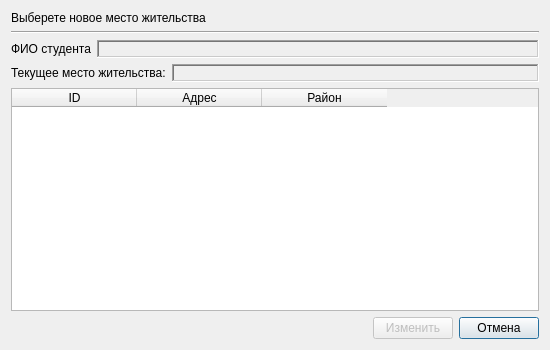
<?xml version="1.0" encoding="UTF-8"?>
<ui version="4.0">
 <class>edit_ship_loc_dialog</class>
 <widget class="QDialog" name="edit_ship_loc_dialog">
  <property name="windowModality">
   <enum>Qt::NonModal</enum>
  </property>
  <property name="geometry">
   <rect>
    <x>0</x>
    <y>0</y>
    <width>550</width>
    <height>350</height>
   </rect>
  </property>
  <property name="minimumSize">
   <size>
    <width>550</width>
    <height>350</height>
   </size>
  </property>
  <property name="maximumSize">
   <size>
    <width>550</width>
    <height>350</height>
   </size>
  </property>
  <property name="windowTitle">
   <string>Изменение место жительства студента</string>
  </property>
  <layout class="QGridLayout" name="gridLayout">
   <item row="3" column="0" colspan="3">
    <layout class="QGridLayout" name="gridLayout_2">
     <item row="1" column="0">
      <widget class="QLabel" name="label">
       <property name="sizePolicy">
        <sizepolicy hsizetype="Fixed" vsizetype="Preferred">
         <horstretch>0</horstretch>
         <verstretch>0</verstretch>
        </sizepolicy>
       </property>
       <property name="text">
        <string>Текущее место жительства:</string>
       </property>
      </widget>
     </item>
     <item row="1" column="1">
      <widget class="QLabel" name="current_loc">
       <property name="frameShape">
        <enum>QFrame::WinPanel</enum>
       </property>
       <property name="frameShadow">
        <enum>QFrame::Sunken</enum>
       </property>
       <property name="text">
        <string/>
       </property>
      </widget>
     </item>
    </layout>
   </item>
   <item row="4" column="0" colspan="3">
    <widget class="QTableWidget" name="table">
     <property name="editTriggers">
      <set>QAbstractItemView::NoEditTriggers</set>
     </property>
     <property name="selectionMode">
      <enum>QAbstractItemView::SingleSelection</enum>
     </property>
     <property name="selectionBehavior">
      <enum>QAbstractItemView::SelectRows</enum>
     </property>
     <attribute name="horizontalHeaderDefaultSectionSize">
      <number>125</number>
     </attribute>
     <column>
      <property name="text">
       <string>ID</string>
      </property>
     </column>
     <column>
      <property name="text">
       <string>Адрес</string>
      </property>
     </column>
     <column>
      <property name="text">
       <string>Район</string>
      </property>
     </column>
    </widget>
   </item>
   <item row="0" column="0" colspan="3">
    <widget class="QLabel" name="label_dialog_inpoject">
     <property name="text">
      <string>Выберете новое место жительства</string>
     </property>
    </widget>
   </item>
   <item row="5" column="2">
    <widget class="QPushButton" name="cancel_button">
     <property name="sizePolicy">
      <sizepolicy hsizetype="Minimum" vsizetype="Fixed">
       <horstretch>0</horstretch>
       <verstretch>0</verstretch>
      </sizepolicy>
     </property>
     <property name="text">
      <string>Отмена</string>
     </property>
    </widget>
   </item>
   <item row="5" column="0">
    <spacer name="horizontalSpacer">
     <property name="orientation">
      <enum>Qt::Horizontal</enum>
     </property>
     <property name="sizeHint" stdset="0">
      <size>
       <width>40</width>
       <height>20</height>
      </size>
     </property>
    </spacer>
   </item>
   <item row="5" column="1">
    <widget class="QPushButton" name="add_button">
     <property name="enabled">
      <bool>false</bool>
     </property>
     <property name="text">
      <string>Изменить</string>
     </property>
    </widget>
   </item>
   <item row="1" column="0" colspan="3">
    <widget class="Line" name="line">
     <property name="orientation">
      <enum>Qt::Horizontal</enum>
     </property>
    </widget>
   </item>
   <item row="2" column="0" colspan="3">
    <layout class="QGridLayout" name="gridLayout_4">
     <item row="1" column="0">
      <widget class="QLabel" name="label_2">
       <property name="sizePolicy">
        <sizepolicy hsizetype="Fixed" vsizetype="Preferred">
         <horstretch>0</horstretch>
         <verstretch>0</verstretch>
        </sizepolicy>
       </property>
       <property name="text">
        <string>ФИО студента</string>
       </property>
      </widget>
     </item>
     <item row="1" column="1">
      <widget class="QLabel" name="current_ship">
       <property name="frameShape">
        <enum>QFrame::WinPanel</enum>
       </property>
       <property name="frameShadow">
        <enum>QFrame::Sunken</enum>
       </property>
       <property name="text">
        <string/>
       </property>
      </widget>
     </item>
    </layout>
   </item>
  </layout>
 </widget>
 <tabstops>
  <tabstop>table</tabstop>
  <tabstop>add_button</tabstop>
  <tabstop>cancel_button</tabstop>
 </tabstops>
 <resources/>
 <connections/>
</ui>
